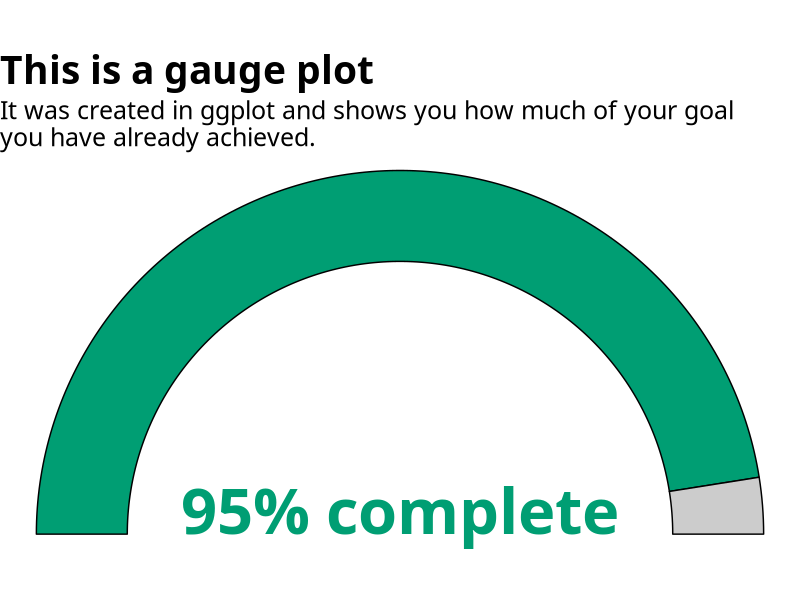
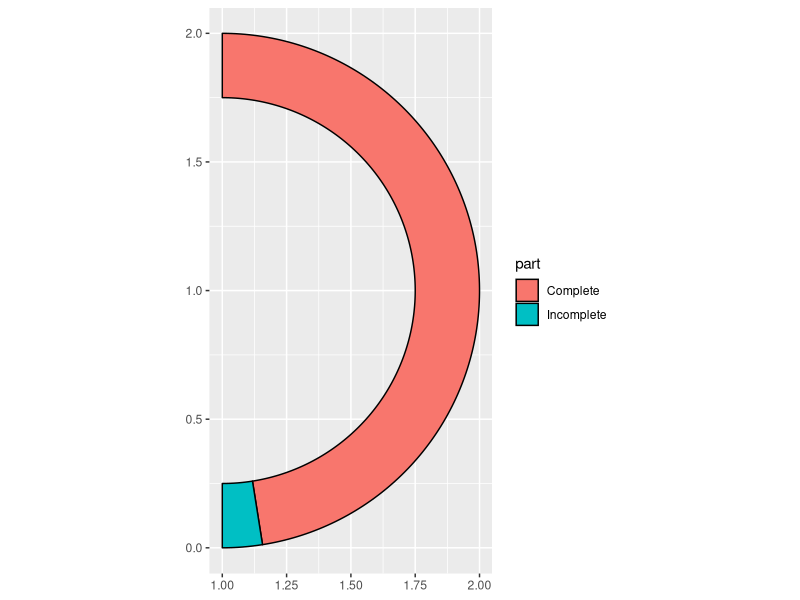
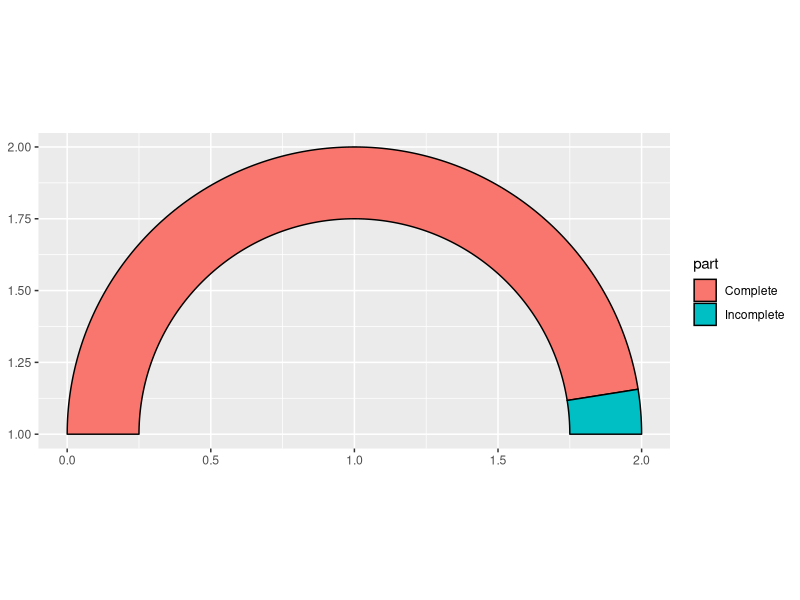
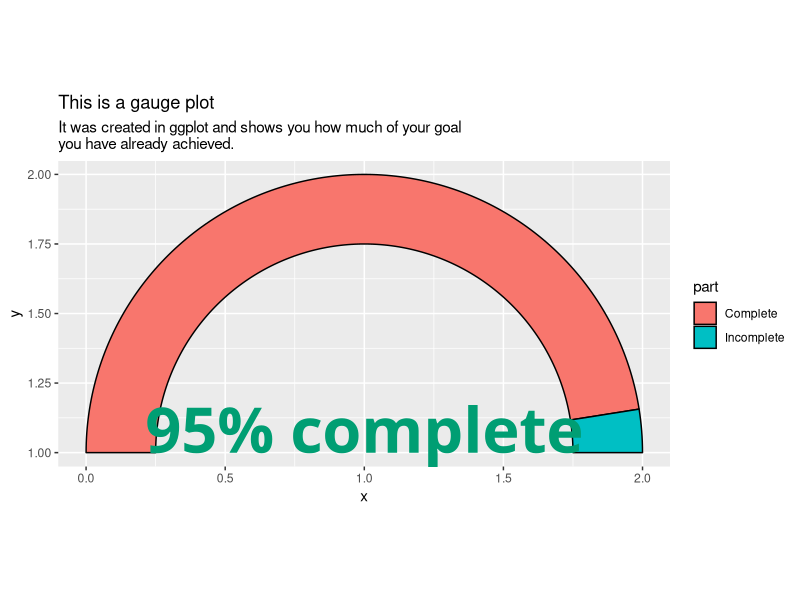
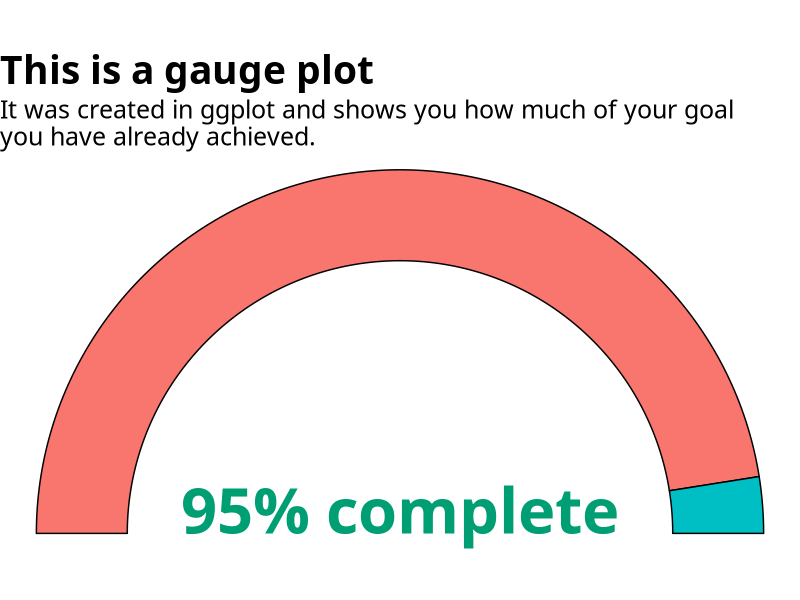
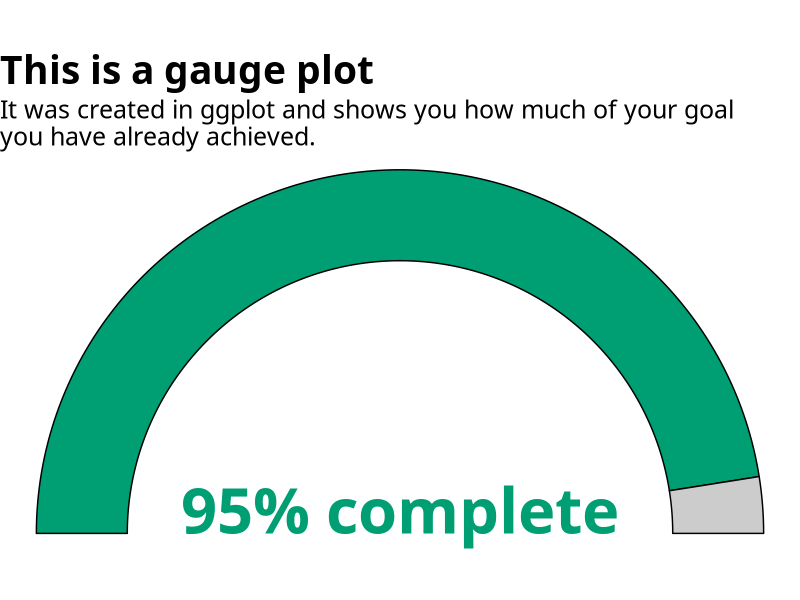

R code for these plots, in order:
## ---- chunk 1
#| echo: false
#| message: false
#| warning: false
library(tidyverse)
library(ggforce)

start_val <- pi / 2
percentage_done <- 0.95
tibble(
  part = c("Complete", "Incomplete"),
  percentage = c(percentage_done, 1 - percentage_done),
  start = lag(percentage, default = 0) * pi - start_val,
  end = cumsum(percentage * pi) - start_val,
) |>
  ggplot(aes(x0 = 1, y0 = 1, fill = part)) +
  geom_arc_bar(aes(start = start, end = end, r0 = 0.75, r = 1)) +
  coord_fixed() +
  annotate(
    "text",
    x = 1,
    y = 1,
    label = glue::glue("{percentage_done * 100}% complete"),
    size = 16,
    family = "Source Sans Pro",
    fontface = "bold",
    color = "#009E73",
    vjust = 0
  ) +
  scale_fill_manual(
    values = c("Complete" = "#009E73", "Incomplete" = "grey80")
  ) +
  theme_void(base_size = 12, base_family = "Source Sans Pro") +
  theme(
    legend.position = "none",
    plot.title = element_text(size = 28, face = "bold"),
    plot.subtitle = element_text(size = 18)
  ) +
  labs(
    title = "This is a gauge plot",
    subtitle = "It was created in ggplot and shows you how much of your goal\nyou have already achieved."
  )
## ---- chunk 2
library(tidyverse)
percentage_done <- 0.95
tibble(
  part = c("Complete", "Incomplete"),
  percentage = c(percentage_done, 1 - percentage_done)
)
## ---- chunk 3
tibble(
  part = c("Complete", "Incomplete"),
  percentage = c(percentage_done, 1 - percentage_done),
  start = percentage * pi
)
## ---- chunk 4
tibble(
  part = c("Complete", "Incomplete"),
  percentage = c(percentage_done, 1 - percentage_done),
  start = lag(percentage, default = 0) * pi
)
## ---- chunk 5
fake_dat <- tibble(
  part = c("Complete", "Incomplete"),
  percentage = c(percentage_done, 1 - percentage_done),
  start = lag(percentage, default = 0) * pi,
  end = start + percentage * pi
)
fake_dat
## ---- chunk 6
library(ggforce)
fake_dat |>
  ggplot() +
  geom_arc_bar(
    aes(
      x0 = 1, # x-center of circle
      y0 = 1, # y-center of circle
      fill = part, # fill color
      start = start, # start angle
      end = end, # end angle
      r0 = 0.75, # inner radius
      r = 1 # outer radius
    )
  ) +
  coord_fixed()
## ---- chunk 7
gauge_plot <- fake_dat |>
  ggplot() +
  geom_arc_bar(
    aes(
      x0 = 1,
      y0 = 1,
      fill = part,
      start = start - pi / 2,
      end = end - pi / 2,
      r0 = 0.75,
      r = 1
    )
  ) +
  coord_fixed()
gauge_plot
## ---- chunk 8
labeled_gauge_plot <- gauge_plot +
  annotate(
    "text",
    x = 1,
    y = 1,
    label = glue::glue("{percentage_done * 100}% complete"),
    size = 16,
    family = "Source Sans Pro",
    fontface = "bold",
    color = "#009E73",
    vjust = 0
  ) +
  labs(
    title = "This is a gauge plot",
    subtitle = "It was created in ggplot and shows you how much of your goal\nyou have already achieved."
  )
labeled_gauge_plot
## ---- chunk 9
themed_gauge_plot <- labeled_gauge_plot +
  theme_void() +
  theme(
    legend.position = "none",
    plot.title = element_text(
      family = "Source Sans Pro", size = 28, face = "bold"
    ),
    plot.subtitle = element_text(family = "Source Sans Pro", size = 18)
  )
themed_gauge_plot
## ---- chunk 10
themed_gauge_plot +
  scale_fill_manual(
    values = c("Complete" = "#009E73", "Incomplete" = "grey80")
  )
